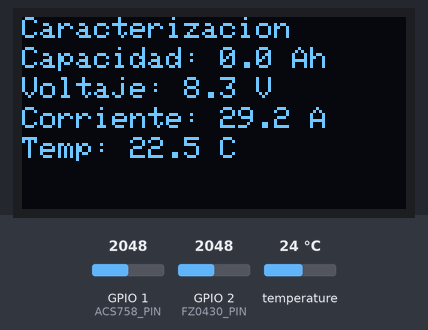
Recording of a sketch running on a simulated ESP32-S3. On the bench: 128×64 one-colour display. The inputs (shaded band) are chosen by the test bench; at power-on: GPIO 1 (ACS758_PIN) = 2048, temperature 24 °C, GPIO 2 (FZ0430_PIN) = 2048 (analog values on the 0–4095 scale). WiFi joins after 1.5 s; servers stay silent unless stated; uploads are accepted with an empty reply.

Above: at 4.4 s.
4.5 s: GPIO 1 (ACS758_PIN) set to 2866
At 7.6 s:
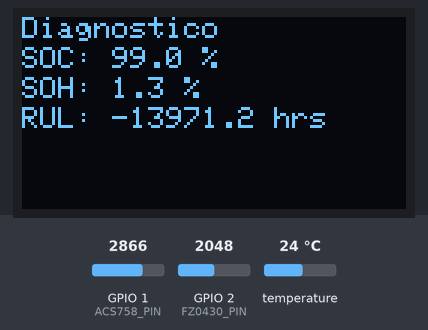
11.3 s: temperature set to 12 °C
At 14.0 s:
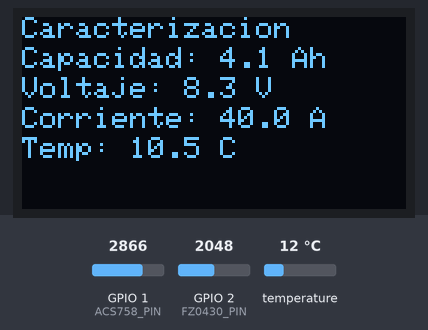
19.1 s: GPIO 2 (FZ0430_PIN) set to 2866
At 25.6 s:
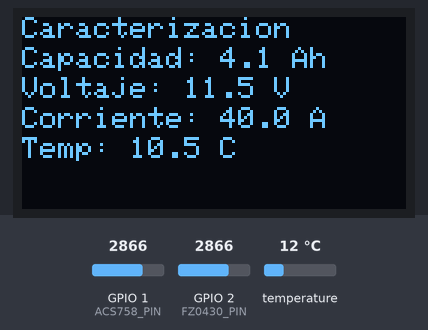
26.3 s: temperature set to 19 °C
At 28.8 s:
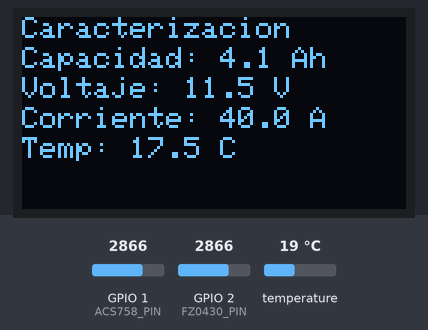
32.2 s: GPIO 1 (ACS758_PIN) set to 3603
At 35.2 s:
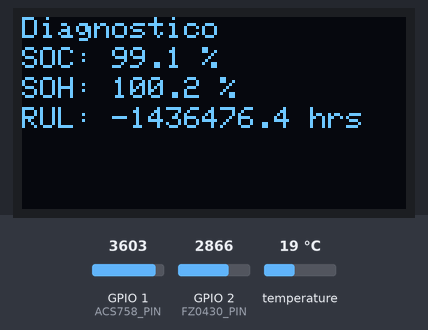
38.2 s: GPIO 2 (FZ0430_PIN) set to 3603
At 40.4 s:
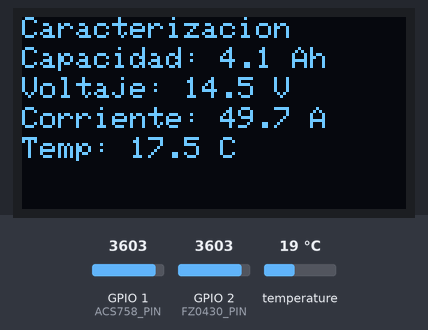
Timing chart, 0 to 41.9 s (numbered marks = the images above; inputs shaded):
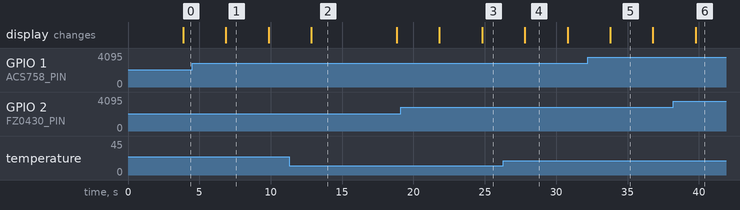

Measured:
- after the input at 26.3 s, the display: changes after 1.5 s (image 4)
- after the input at 38.2 s, the display: changes after 1.6 s (image 6)
- what the display in image 1 shows lasts 2.9 s, from 6.9 s to 9.8 s
- what the display in image 2 shows lasts 6.0 s, from 12.8 s to 18.8 s

The sketch:

ESP32S3_19052025.ino
```cpp
/*
  Caracterizacion y Diagnostico de Baterias utilizando un ESP32S3
  ----------------------------------------------------
  Lectura de sensores de voltaje, corriente y temperatura.
  Cálculo de SOC, SOH y RUL con fusión Kalman y Coulomb counting.
  Visualización en OLED SSD1306 y envío de datos a Google Sheets.

  Desarrollado: Jhonatan Mora
  Placa: ESP32-S3
  Librerías requeridas:
    - WiFi.h
    - HTTPClient.h
    - OneWire.h
    - DallasTemperature.h
    - Adafruit_GFX.h
    - Adafruit_SSD1306.h
*/
// ---------------------------------------------
// 1. Librerías
// ---------------------------------------------
#include <Wire.h>
#include <Adafruit_GFX.h>
#include <Adafruit_SSD1306.h>
#include <OneWire.h>
#include <DallasTemperature.h>
#include <WiFi.h>
#include <HTTPClient.h>

// ---------------------------------------------
// 2. Definiciones de pantalla OLED
// ---------------------------------------------
#define ANCHO       128    // Anchura de la pantalla OLED
#define ALTO        64     // Altura de la pantalla OLED
#define OLED_RESET  4      // Pin de reset (no usado por SSD1306)
Adafruit_SSD1306 oled(ANCHO, ALTO, &Wire, OLED_RESET);

// ---------------------------------------------
// 3. Credenciales WiFi y URL de Google Sheets
// ---------------------------------------------
const char* ssid      = "lab_eer";
const char* password  = "electronica-100";
const char* scriptURL = "https://script.google.com/macros/s/AKfy...NVzm/exec";

// ---------------------------------------------
// 4. Pines de sensores y parámetros físicos
// ---------------------------------------------
#define DS18B20_PIN  10    // GPIO para sensor DS18B20
#define ACS758_PIN    1    // ADC para sensor de corriente ACS758
#define FZ0430_PIN    2    // ADC para sensor de voltaje FZ0430
#define OFFSET       0.35  // Offset del ACS758 en V

// ---------------------------------------------
// 5. Parámetros de muestreo y filtros
// ---------------------------------------------
const int   numSamples      = 20;      // Lecturas para promedio de corriente
const float eficiencia      = 0.98;    // Eficiencia coulómbica
const float tiempoEnAnios   = 2.0;     // Horizonte de vida útil en años
/*La variable tiempoEnAnios....Depende del amperaje y el tipo de bateria: 2 a 3 años (300 a 500 ciclos de carga/descarga
  y 5 a 10 años (2000 a 5000 ciclos de carga/descarga.  Si es menor a 1 amperio, por seguridad, se coloca 1 año*/

// ---------------------------------------------
// 6. Parámetros Kalman (SOC)
// ---------------------------------------------
float Q      = 0.00001;  // Ruido de proceso
float R      = 0.01;     // Ruido de medición
float P      = 1.0;      // Covarianza inicial
float K      = 0.0;      // Ganancia de Kalman

// ---------------------------------------------
// 7. Parámetros de la batería
// ---------------------------------------------
float capacityNominal = 4.1;   // Capacidad nominal en Ah

// ---------------------------------------------
// 8. Variables globales de estado
// ---------------------------------------------
float voltaje, corriente, temperatura;
float SOC_inicial, SOC, SOH, RUL, capacidad;

unsigned long previousTime   = 0;   // Timestamp de último muestreo (ms)
bool mostrarVentana1         = true; // Flag para alternar vistas OLED

// ---------------------------------------------
// 9. Objetos de sensores
//Este caso, se enfoca en el sensor de temperatura
// ---------------------------------------------
OneWire oneWire(DS18B20_PIN);
DallasTemperature sensors(&oneWire);

// ---------------------------------------------
// 10. Prototipos de funciones
// ---------------------------------------------
float voltaje_a_SOC(float volt);
float readCurrent();
float readAverageCurrent();
void LeerSensores();
void mostrarVentanaSensores();
void mostrarVentanaEstimaciones();
void enviarDatosGoogle();

// =============================================
// Setup inicial
// =============================================
void setup() {
  Serial.begin(115200);

  // Conectar a WiFi
  WiFi.begin(ssid, password);

  // Inicializar sensor de temperatura DS18B20
  sensors.begin();
  analogReadResolution(12);

  // Inicializar bus I2C y pantalla OLED
  Wire.begin(8, 9);
  oled.begin(SSD1306_SWITCHCAPVCC, 0x3C);
  oled.clearDisplay();
  oled.setTextColor(SSD1306_WHITE);
  oled.setTextSize(1);
  oled.println(F("Caracterizacion y diagnostico baterias")); //imprimir texto en OLED
  oled.display();
  delay(2000);

  // Estado inicial de muestreo y SOC
  previousTime = millis();
  SOC_inicial  = voltaje_a_SOC(voltaje);
}

// =============================================
// Bucle principal
// =============================================
void loop() {
  LeerSensores();

  // Alternar vista cada 4 segundos
  if (millis() - previousTime >= 4000) {
    mostrarVentana1 = !mostrarVentana1;
    previousTime   = millis();
  }

  // Mostrar datos según flag
  if (mostrarVentana1) {
    mostrarVentanaSensores();
  } else {
    mostrarVentanaEstimaciones();
  }
}

// =============================================
// 11. Implementación de funciones
// =============================================

/**
 * Primera aproximacion del SOC
 */
float voltaje_a_SOC(float volt) {
  const float V_min = 2.5;
  const float V_max = 4.0;
  return constrain((volt - V_min) / (V_max - V_min), 0.0, 1.0);
}

/**
 * Lee corriente instantánea (A) desde ACS758
 */
float readCurrent() {
  int raw = analogRead(ACS758_PIN);
  float volt = (raw / 4095.0) * 3.3;
  return ((volt - OFFSET) / 0.061) + 7.87;
}

/**
 * Calcula corriente promedio de numSamples lecturas
 */
float readAverageCurrent() {
  float total = 0;
  for (int i = 0; i < numSamples; i++) {
    total += readCurrent();
    delay(50);
  }
  return total / numSamples;
}

/**
 * Actualiza lecturas de sensores y calcula capacidad actual
 */
void LeerSensores() {
  sensors.requestTemperatures(); //inicializa sensor de temperatura
  temperatura = sensors.getTempCByIndex(0) - 1.5; //afectado por condiciones climaticas para hallar la temperatura ambiente.

  int rawV = analogRead(FZ0430_PIN);
  voltaje = (rawV / 4095.0) * 3.3 * 5.0; //incializa sensor de voltaje

  corriente = readAverageCurrent(); //funcion de corriente
  unsigned long now = millis();
  float deltaSec = (now - previousTime) / 1000.0;  //encontrar delta

  float capInit = capacityNominal * SOC_inicial;  //variable dependiente para hallas capacidad
  capacidad = capInit + (corriente * deltaSec / 3600.0) * eficiencia; //formula para capacidad
}

/**
 * Muestra lecturas en OLED y envía datos a Google Sheets
 */
void mostrarVentanaSensores() {
  oled.clearDisplay();
  oled.setTextSize(1);
  oled.setCursor(0, 0);
  oled.println(F("Caracterizacion"));
  oled.setCursor(0, 10);
  oled.println("Capacidad: " + String(capacidad, 1) + " Ah");
  oled.setCursor(0, 20);
  oled.println("Voltaje: " + String(voltaje, 1) + " V");
  oled.setCursor(0, 30);
  oled.println("Corriente: " + String(corriente, 1) + " A");
  oled.setCursor(0, 40);
  oled.println("Temp: " + String(temperatura, 1) + " C");
  oled.display();
  delay(1000);
  enviarDatosGoogle();
}

/**
 * Estima SOC, SOH y RUL, muestra en OLED y envía datos
 */
void mostrarVentanaEstimaciones() {
  const float DeltaTime = 1.0;

  // Predicción y corrección Kalman para SOC
  float SOC_pred = SOC_inicial - (corriente * DeltaTime) / (capacityNominal * 3600.0);
  P += Q;
  float SOC_mes = voltaje_a_SOC(voltaje);
  K = P / (P + R);
  SOC = SOC_pred + K * (SOC_mes - SOC_pred);
  P *= (1 - K);
  SOC = constrain(SOC, 0.0, 1.0);
  SOC_inicial = SOC;

  // Cálculo de SOH
  SOH = capacidad / capacityNominal;

  // Cálculo de RUL (horas)
  float degrP = (1 - (capacidad / capacityNominal)) * 100;
  float tasaAno = degrP / tiempoEnAnios;
  float tasaAh  = (capacityNominal * tasaAno) / 100;
  float umbral  = 0.8 * capacityNominal;
  RUL = ((capacidad - umbral) / tasaAh) * 8760.0;

  oled.clearDisplay();
  oled.setTextSize(1);
  oled.setCursor(0, 0);
  oled.println(F("Diagnostico"));
  oled.setCursor(0, 10);
  oled.println("SOC: " + String(SOC*100, 1) + " %");
  oled.setCursor(0, 20);
  oled.println("SOH: " + String(SOH*100, 1) + " %");
  oled.setCursor(0, 30);
  oled.println("RUL: " + String(RUL, 1) + " hrs");
  oled.display();
  delay(1000);
  enviarDatosGoogle();
}

/**
 * Envía datos a Google Sheets mediante HTTP GET
 */
void enviarDatosGoogle() {
  if (WiFi.status() == WL_CONNECTED) {
    HTTPClient http;
    String url = String(scriptURL) + "?volt=" + String(voltaje,2)
      + "&corr=" + String(corriente,2)
      + "&temp=" + String(temperatura,2)
      + "&SOC=" + String(SOC*100,2)
      + "&SOH=" + String(SOH*100,2)
      + "&RUL=" + String(RUL,2);
    http.begin(url);
    http.GET();
    http.end();
  } else {
    Serial.println("WiFi desconectado.");
  }
}

/*
                                        Recomendaciones para asegurar identidad de resultados
-------------------------------------------------------------------------------------------------------------------------------------------------
- Inicialización idéntica: comprueba que SOC_inicial y P arranquen con el mismo valor en la hoja de calculo y en el sketch.

- Consistencia de muestreo: si el Excel asume que cada iteración es un minuto en lugar de un segundo, modificar DeltaTime = 60.0 en el código.

- Comprobación de flotantes: imprime en Arduino (por Serial.println) los valores intermedios que en Excel tienes en columnas, y compara fila
por fila.

- Evita acumulación de error: si en Excel redondeas cada paso a 2 decimales, haz lo mismo en Arduino con roundf(valor * 100)/100.0
para mantener paridad.

- Tener presenta cambiar las variables independientes del inicio del codigo
 */
```
